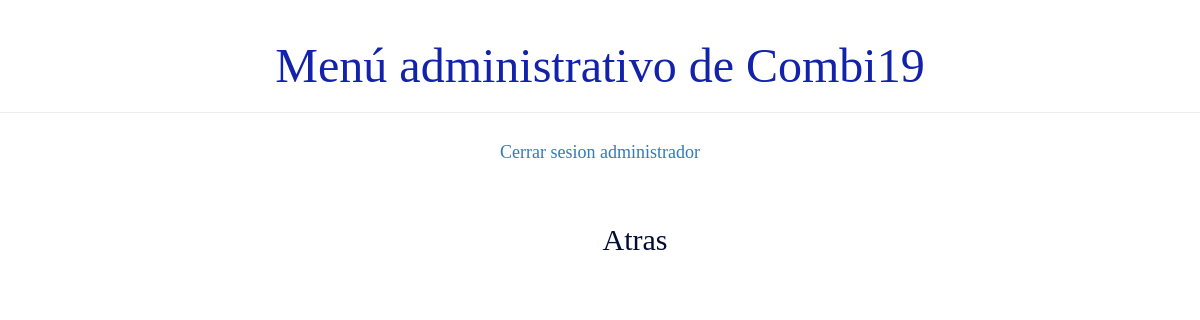
/usuario/listaChofer/49/ (signed in), run on an earlier commit of the app's database.
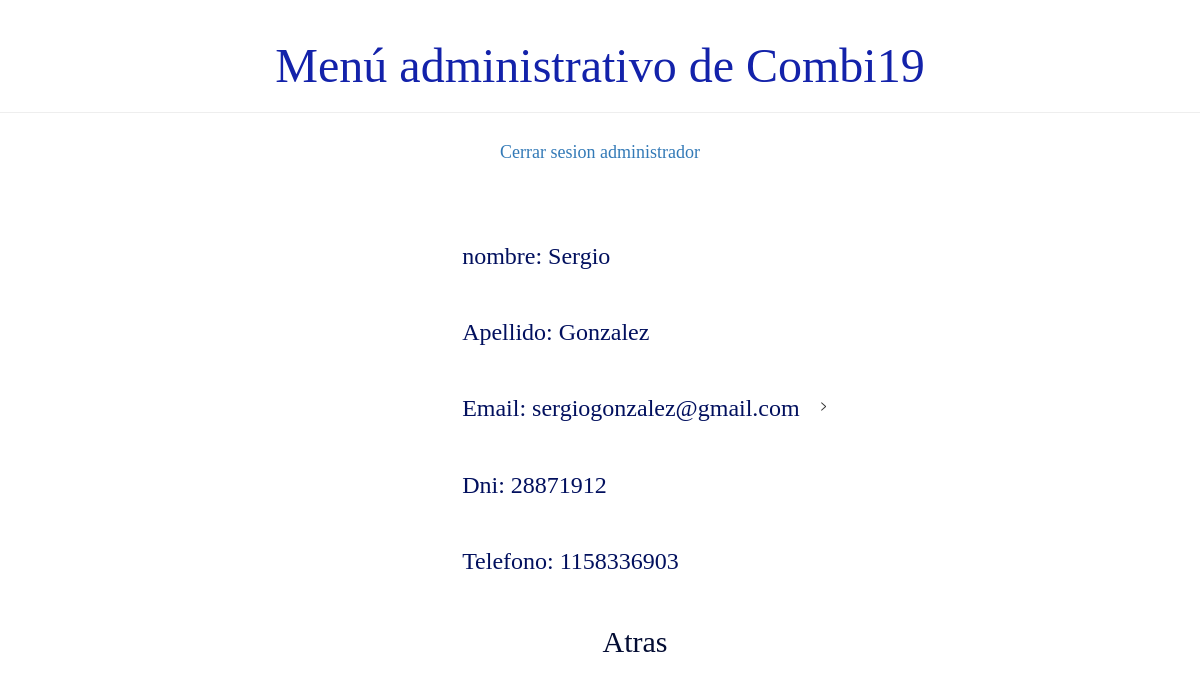
And on a later commit of the database.
### demo1/models.py (models this page shows, shortened)
class Persona(models.Model):
    usuario = models.ForeignKey('auth.User', on_delete=models.CASCADE)
    dni = models.IntegerField()
    telefono = models.BigIntegerField()
    activo = models.BooleanField(default=True)

class Chofer(Persona):
   pass

class Persona(models.Model):
    usuario = models.ForeignKey('auth.User', on_delete=models.CASCADE)
    dni = models.IntegerField()
    telefono = models.BigIntegerField()
    activo = models.BooleanField(default=True)

### demo1/views.py (the view)
# urls.py: path('usuario/listaChofer/<int:pk>/', views.detalle_chofer, name='detalle_chofer'),
def detalle_chofer(request, pk):
    print('detalle ',pk)
    chofer = Chofer.objects.filter(pk=pk)
    return render(request, 'demo1/detalle/detalle_chofer.html', {'chofer': chofer})

### demo1/templates/demo1/detalle/detalle_chofer.html (shortened to what this page needs)
{% extends 'demo1/base.html' %}
{% block content %}
    <div class="Chofer">
        {% for c in chofer%}
        <div class="card">
            <div>
           <h3><p>nombre: {{ c.usuario.first_name }}</p>
            <p>Apellido: {{ c.usuario.last_name }}</p>
            <p>Email: {{ c.usuario.email }}</p>
            <p>Dni: {{ c.dni }}</p>
            <p>Telefono: {{ c.telefono }}</p></h3>
        </div>>
        {%endfor%}
    </div>
    <div class="card">
        <h2><a href="{% url 'listado_chofer' %}"> Atras</a></h2>
    </div>
{% endblock %}

### demo1/templates/demo1/base.html (shortened to what this page needs)
{% load static %}
<html>
    <head >
        <link rel="stylesheet" href="//maxcdn.bootstrapcdn.com/bootstrap/3.2.0/css/bootstrap.min.css">
        <link rel="stylesheet" href="//maxcdn.bootstrapcdn.com/bootstrap/3.2.0/css/bootstrap-theme.min.css">
        <link rel="stylesheet" href="{% static 'css/demo1.css' %}">
    </head>
    <body>
        <div class="page-header">
        {% if user.is_authenticated and user.is_superuser %}
                <h1>Menú administrativo de Combi19</h1>
        </div>
            <div class="card"><h4><a href="http://127.0.0.1:8000/logout/">Cerrar sesion administrador</a> </h4> </div>
            <br>
            <div>
                <div class="content container">
                    {% block content %}
                    {% endblock %}
                </div>
        </div>
        {% else %}
            <h2 class='card'> <p>Error, No ha iniciado sesion</p></h2>
            <h2 class='card'> <a href="http://127.0.0.1:8000/login/">Iniciar Sesión</a></h2>
        {% endif %}
    </body>
</html>

### demo1/static/css/demo1.css (style rules this page uses)
h1 a, h2 a { color: #030c33; font-family: 'Lobster'; padding: 20px 20px 20px 40px; }
h3 p { color: #02105e; font-family: 'Lobster'; padding: 20px 20px 20px 40px; }
h4 { color: #02105e; }
.page-header h1, .page-header h1 a, .page-header h1 a:visited, .page-header h1 a:active { color: #1322aa; font-size: 36pt; text-decoration: none; display:inline; display: flex; align-items: center; justify-content: center; }
.content { margin-left: 40px; }
h1, h2, h3, h4 { font-family: 'Lobster', cursive; }
.card { display: flex; align-items: center; justify-content: center; }

What changed in the data, as far as the page shows it:
added Chofer: usuario.first_name "Sergio", usuario.last_name "Gonzalez", usuario.email "sergiogonzalez@gmail.com", dni "28871912", telefono "1158336903"
